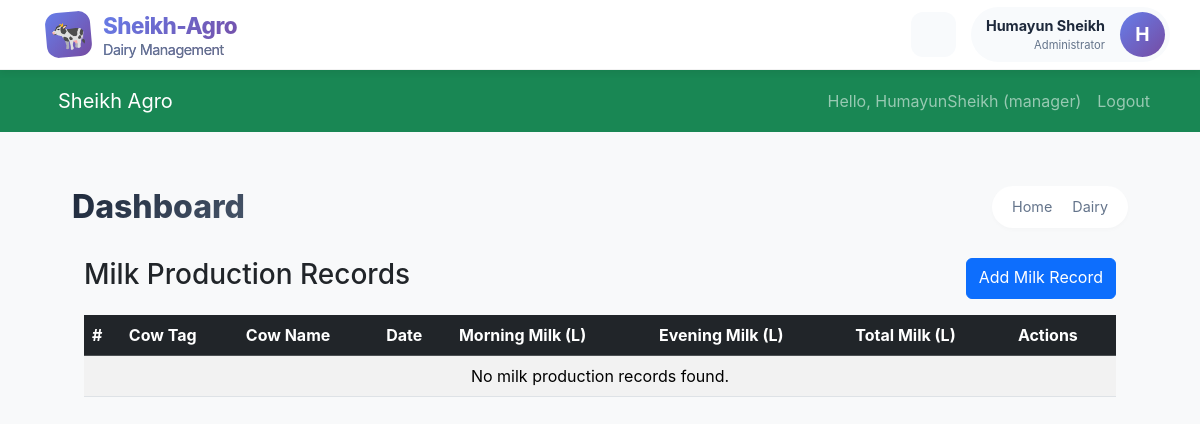
The page /dairy/milk/ (signed in) on the database its author committed.
### accounts/models.py (models this page shows, shortened)
class User(AbstractUser):
    ROLE_CHOICES = (
        ('admin', 'Admin'),
        ('manager', 'Manager'),
        ('staff', 'Staff'),
        ('viewer', 'Viewer'),
    )
    THEME_CHOICES = (
        ('light', 'Light'),
        ('dark', 'Dark'),
        ('auto', 'Auto'),
    )
    role = models.CharField(max_length=20, choices=ROLE_CHOICES, default='manager')
    phone_number = models.CharField(max_length=20, blank=True)
    profile_picture = models.ImageField(upload_to='profile_pics/', null=True, blank=True)
    theme = models.CharField(max_length=10, choices=THEME_CHOICES, default='auto')
    notification_email = models.BooleanField(default=True)
    notification_sms = models.BooleanField(default=False)
    last_active = models.DateTimeField(null=True, blank=True)
    created_at = models.DateTimeField(auto_now_add=True)
    updated_at = models.DateTimeField(auto_now=True)
    class Meta:
        ordering = ['-date_joined']

### dairy/views.py (the view)
# urls.py: path('milk/', views.MilkRecordListView.as_view(), name='milk_list'),
class MilkRecordListView(LoginRequiredMixin, ListView):
    model = MilkRecord
    template_name = 'dairy/milk/list.html'
    context_object_name = 'records'
    paginate_by = 30
    def get_queryset(self):
        return MilkRecord.objects.select_related('cattle', 'recorded_by').order_by('-date', '-session')
    def get_context_data(self, **kwargs):
        context = super().get_context_data(**kwargs)
        today = timezone.now().date()
        context['today_total'] = MilkRecord.objects.filter(date=today).aggregate(total=Sum('quantity'))['total'] or 0
        context['weekly_total'] = MilkRecord.objects.filter(date__gte=today - timedelta(days=7)).aggregate(total=Sum('quantity'))['total'] or 0
        context['monthly_total'] = MilkRecord.objects.filter(date__gte=today - timedelta(days=30)).aggregate(total=Sum('quantity'))['total'] or 0
        context['avg_fat'] = MilkRecord.objects.filter(date=today).aggregate(avg=Avg('fat_percentage'))['avg'] or 0
        return context

### dairy/templates/dairy/milk/list.html
{% extends "dairy/base_dairy.html" %}
{% block dairy_content %}
<div class="container mt-4">
    <div class="d-flex justify-content-between mb-3">
        <h3>Milk Production Records</h3>
        <a href="{% url 'milk_create' %}" class="btn btn-primary">Add Milk Record</a>
    </div>
    <table class="table table-striped table-hover">
        <thead class="table-dark">
            <tr>
                <th>#</th>
                <th>Cow Tag</th>
                <th>Cow Name</th>
                <th>Date</th>
                <th>Morning Milk (L)</th>
                <th>Evening Milk (L)</th>
                <th>Total Milk (L)</th>
                <th>Actions</th>
            </tr>
        </thead>
        <tbody>
            {% for record in object_list %}
            <tr>
                <td>{{ forloop.counter }}</td>
                <td>{{ record.cow.tag_number }}</td>
                <td>{{ record.cow.name|default:"-" }}</td>
                <td>{{ record.date }}</td>
                <td>{{ record.morning_milk }}</td>
                <td>{{ record.evening_milk }}</td>
                <td>{{ record.total_milk }}</td>
                <td>
                    <a href="{% url 'milk_update' record.pk %}" class="btn btn-sm btn-warning">Edit</a>
                    <a href="{% url 'milk_delete' record.pk %}" class="btn btn-sm btn-danger">Delete</a>
                </td>
            </tr>
            {% empty %}
            <tr>
                <td colspan="8" class="text-center">No milk production records found.</td>
            </tr>
            {% endfor %}
        </tbody>
    </table>
</div>
{% endblock %}

### dairy/templates/dairy/base_dairy.html (shortened to what this page needs)
{% extends 'base.html' %}
{% load static %}
{% block content %}
<nav class="top-navbar">
    <a href="{% url 'home:dashboard' %}" class="navbar-brand">
        <div class="logo-icon">
            🐄
        </div>
        <div class="logo-text">
            Sheikh-Agro
            <span>Dairy Management</span>
        </div>
    </a>
    <div class="navbar-right">
        <button class="icon-btn mobile-menu-btn" onclick="toggleMobileMenu()">
        </button>
        <div class="nav-dropdown">
            <button class="icon-btn" id="notificationBell">
            </button>
        </div>
        <div class="nav-dropdown">
            <div class="user-menu">
                <div class="user-info">
                    <div class="user-name">{{ request.user.get_full_name|default:request.user.username }}</div>
                    <div class="user-role">Administrator</div>
                </div>
                <div class="user-avatar">
                    {{ request.user.username|first|upper }}
                </div>
            </div>
        </div>
    </div>
</nav>
<main class="main-content">
    <div class="page-header">
        <h1 class="page-title">{% block page_title %}Dashboard{% endblock %}</h1>
        <div class="breadcrumb-custom">
            <a href="{% url 'home:dashboard' %}">Home</a>
            <a href="{% url 'dairy:dairy_dashboard' %}">Dairy</a>
        </div>
    </div>
    {% block dairy_content %}{% endblock %}
</main>
{% endblock %}

### templates/partials/navbar.html (shortened to what this page needs)
<nav class="navbar navbar-expand-lg navbar-dark bg-success">
    <div class="container">
        <a class="navbar-brand" href="{% url 'home:dashboard' %}">Sheikh Agro</a>
        <div class="collapse navbar-collapse" id="navbarNav">
            <ul class="navbar-nav ms-auto">
                {% if user.is_authenticated %}
                    <li class="nav-item">
                        <span class="nav-link">Hello, {{ user.username }} ({{ user.role }})</span>
                    </li>
                    <li class="nav-item">
                        <a class="nav-link" href="{% url 'accounts:logout' %}">Logout</a>
                    </li>
                {% endif %}
            </ul>
        </div>
    </div>
</nav>

### dairy/templates/dairy/base_dairy.html (style rules this page uses)
:root { --primary-gradient: linear-gradient(135deg, #667eea 0%, #764ba2 100%); --success-gradient: linear-gradient(135deg, #84fab0 0%, #8fd3f4 100%); --warning-gradient: linear-gradient(135deg, #fad961 0%, #f76b1c 100%); --danger-gradient: linear-gradient(135deg, #f093fb 0%, #f5576c 100%); --info-gradient: linear-gradient(135deg, #6b73ff 0%, #000dff 100%); --navbar-height: 70px; --shadow-sm: 0 2px 4px rgba(0,0,0,0.02); --shadow-md: 0 4px 6px rgba(0,0,0,0.05); --shadow-lg: 0 10px 15px rgba(0,0,0,0.1); }
body { background: #f8fafc; font-family: 'Inter', -apple-system, BlinkMacSystemFont, sans-serif; padding-top: var(--navbar-height); }
.top-navbar { position: fixed; top: 0; left: 0; right: 0; height: var(--navbar-height); background: white; box-shadow: var(--shadow-md); display: flex; align-items: center; justify-content: space-between; padding: 0 30px; z-index: 1000; backdrop-filter: blur(10px); background: rgba(255, 255, 255, 0.95); border-bottom: 1px solid rgba(0,0,0,0.05); }
.navbar-brand { display: flex; align-items: center; gap: 12px; text-decoration: none; padding: 8px 16px; border-radius: 12px; transition: all 0.3s ease; }
.logo-icon { width: 45px; height: 45px; background: var(--primary-gradient); border-radius: 12px; display: flex; align-items: center; justify-content: center; font-size: 1.8rem; color: white; transform: rotate(-5deg); transition: all 0.3s ease; }
.logo-text { font-weight: 800; font-size: 1.4rem; background: var(--primary-gradient); -webkit-background-clip: text; -webkit-text-fill-color: transparent; letter-spacing: -0.5px; }
.logo-text span { font-weight: 400; font-size: 0.9rem; color: #64748b; background: none; -webkit-text-fill-color: #64748b; display: block; margin-top: -4px; }
.nav-dropdown { position: relative; display: inline-block; }
.navbar-right { display: flex; align-items: center; gap: 15px; }
.icon-btn { width: 45px; height: 45px; border-radius: 12px; background: #f8fafc; border: none; display: flex; align-items: center; justify-content: center; color: #475569; font-size: 1.2rem; transition: all 0.3s ease; position: relative; cursor: pointer; }
.user-menu { display: flex; align-items: center; gap: 15px; padding: 5px 5px 5px 15px; border-radius: 30px; background: #f8fafc; cursor: pointer; transition: all 0.3s ease; }
.user-info { text-align: right; }
.user-name { font-weight: 700; color: #1e293b; font-size: 0.9rem; }
.user-role { font-size: 0.7rem; color: #64748b; }
.user-avatar { width: 45px; height: 45px; background: var(--primary-gradient); border-radius: 50%; display: flex; align-items: center; justify-content: center; color: white; font-weight: 700; font-size: 1.2rem; }
.main-content { padding: 30px; max-width: 1600px; margin: 0 auto; min-height: calc(100vh - var(--navbar-height)); }
.page-header { margin-bottom: 30px; display: flex; align-items: center; justify-content: space-between; }
.page-title { font-size: 2rem; font-weight: 800; color: #1e293b; margin: 0; background: linear-gradient(135deg, #1e293b 0%, #475569 100%); -webkit-background-clip: text; -webkit-text-fill-color: transparent; }
.breadcrumb-custom { display: flex; align-items: center; gap: 10px; background: white; padding: 10px 20px; border-radius: 30px; box-shadow: var(--shadow-sm); }
.breadcrumb-custom a { color: #64748b; text-decoration: none; font-size: 0.9rem; transition: color 0.3s ease; }
@media (max-width: 1200px) { .mobile-menu-btn { display: block !important; } }
.mobile-menu-btn { display: none; background: transparent; border: none; font-size: 1.5rem; color: #475569; cursor: pointer; }

### rows shown on the page
User: username "HumayunSheikh", role "manager", user.get_full_name "Humayun Sheikh", user.username|first "H"
